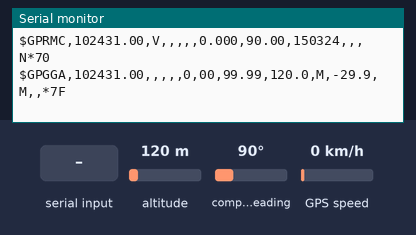
Simulated run of this sketch. Board: Arduino Zero (SAMD21). On the bench: the last lines printed to the serial monitor. The test bench sets the inputs (shaded band); at power-on: altitude 120 m, GPS speed 0 km/h, compass heading 90°. The GPS gets a fix after 3 s at 37.7749, -122.4194 with 8 satellites.

Above: at 1.2 s.
1.3 s: altitude set to 20 m
At 2.8 s:
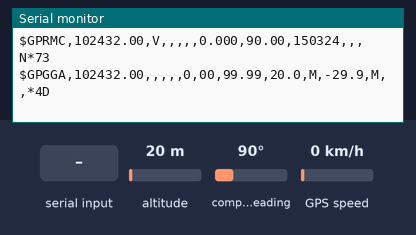
4.5 s: "1" received over the second serial link
At 4.9 s:
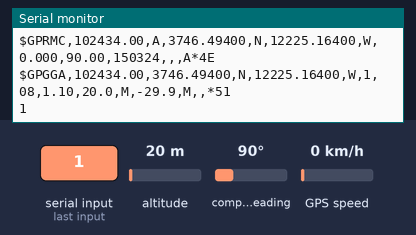
6.5 s: GPS speed set to 2 km/h
At 7.8 s:
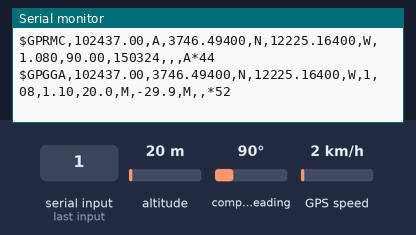
9.5 s: compass heading set to 7°
At 10.8 s:
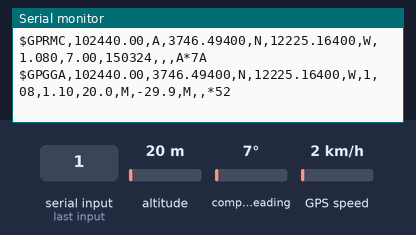
11.0 s: compass heading set to 90°
At 11.8 s:
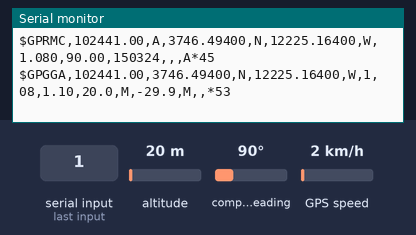
15.1 s: altitude set to 250 m
At 18.8 s:
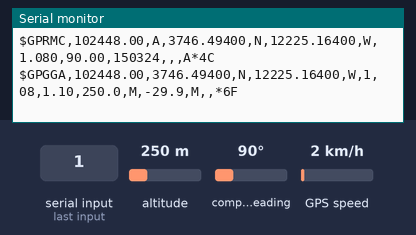

Measured:
- after the input at 1.3 s, the serial monitor: prints a new line after 0.76 s (image 1)
- after the input at 4.5 s, the serial monitor: prints a new line at once (image 2)
- after the input at 6.5 s, the serial monitor: prints a new line after 0.51 s (image 3)
- after the input at 9.5 s, the serial monitor: prints a new line after 0.51 s (image 4)
- after the input at 11.0 s, the serial monitor: prints a new line at once (image 5)
- after the input at 15.1 s, the serial monitor: prints a new line after 1.0 s (image 6)

The sketch:

tinyGPStest.ino
```cpp
/*
    TinyGPS++ test code, use with gps module reading data from UART to verify the
    tinygps++ class is working as expected

    Serial monitor pirnts GPS data recieved from GPS UART, for debug purposes
*/

#include <Arduino.h>   // required before wiring_private.h
#include "TinyGPS++.h"
#include "wiring_private.h" // pinPeripheral() function


#define BAUD 115200    // 115200 for GPS rover configuration, 57600 for base configuration (no NMEA)
#define DEBUG 0

TinyGPSPlus gps; //instance of GPS parser

// RX pin 13, TX pin 10, configuring for base UART
Uart Serial2 (&sercom1, 13, 10, SERCOM_RX_PAD_1, UART_TX_PAD_2);

void SERCOM1_Handler()
{
  Serial2.IrqHandler(); //only place used in the template file, don't know what it is
}

void setup()
{
  //setup code here, to run once:
  Serial.begin(BAUD);         //Opens the main serial port to communicate with the computer
  Serial2Setup();
}


void loop()
{
    char nextIn;
    if(Serial2.available())
    {
        nextIn = Serial2.read();
        Serial.print(nextIn);
        gps.encode(nextIn);
    }

#if DEBUG
    if(gps.location.isValid()){
        Serial.print("LAT=");  Serial.println(gps.location.lat(), 6);
        Serial.print("LONG="); Serial.println(gps.location.lng(), 6);
    }
    if(gps.time.isValid()){
        Serial.println(gps.time.value()); // Raw time in HHMMSSCC format (u32)
    }
#endif
}

void Serial2Setup(){
  Serial2.begin(BAUD);

  // Assign pins 10 & 13 SERCOM functionality
  // See https://learn.adafruit.com/using-atsamd21-sercom-to-add-more-spi-i2c-serial-ports/muxing-it-up
  // This article helps describe pin muxing
  pinPeripheral(10, PIO_SERCOM);
  pinPeripheral(13, PIO_SERCOM);
}
```
